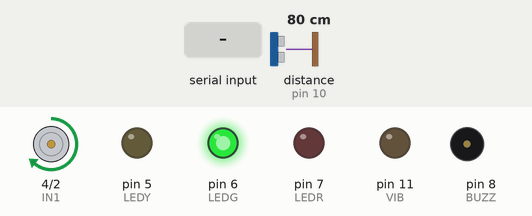
This sketch was run on a simulated Arduino Uno, built with avr-gcc and run on an emulated ATmega328P. Parts: motor-driver pin pairs drawn as motors (green arrow = first pin HIGH = forward, orange = second pin HIGH = backward, longer = more drive, scaled by the enable pin), output pins drawn as LEDs (lit = HIGH), buzzer (waves = sounding, pin HIGH). Wiring (inferred from the names in the program): ultrasonic range finder: trigger pin 9; echo pin 10. The inputs (shaded band) are chosen by the test bench; at power-on: distance to the obstacle (sensor on pin 10) 80 cm. The echo pulse lasts 58.3 µs per cm; pins used as bus, display or sensor lines are not drawn.

Above: at 1.2 s.
1.3 s: distance to the obstacle (sensor on pin 10) set to 33 cm
2.8 s: distance to the obstacle (sensor on pin 10) set to 29 cm
At 3.68 s:
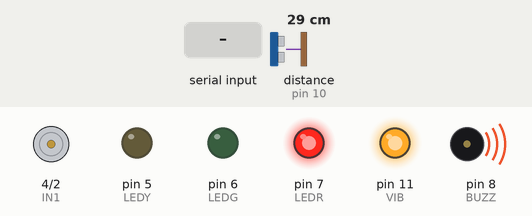
5.8 s: distance to the obstacle (sensor on pin 10) set to 35 cm
At 6.3 s:
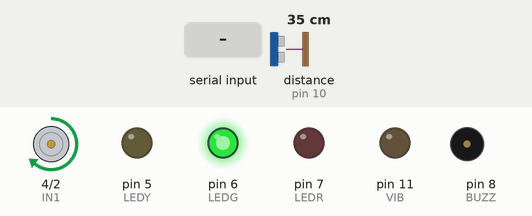
7.3 s: "1" received over Serial
At 8.6 s:
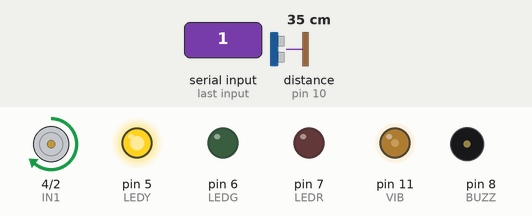
10.3 s: "0" received over Serial
At 10.7 s:
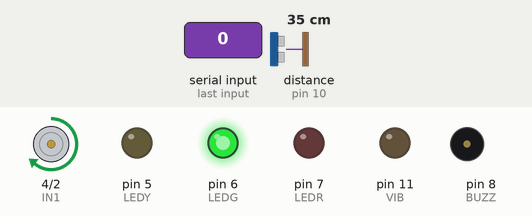
11.8 s: "2" received over Serial
At 12.68 s:
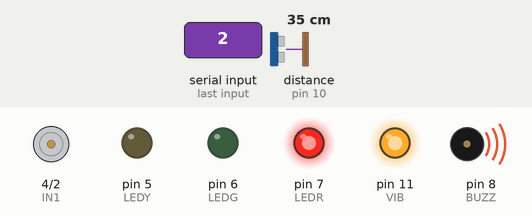
Timing chart, 0 to 15.8 s (numbered marks = the images above; inputs shaded):
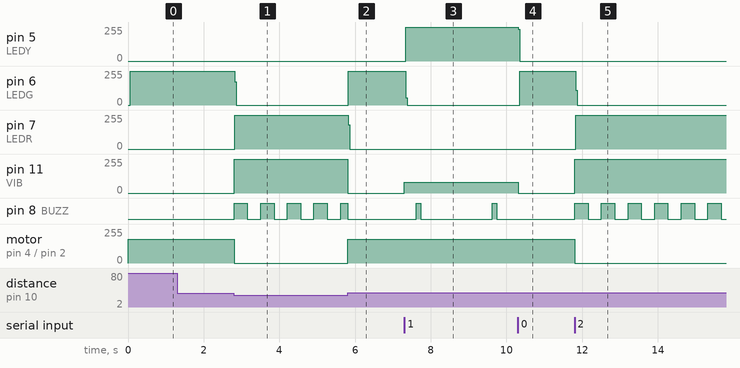

The sketch:

arduino_bridge.ino
```cpp
// DrowsyGuard AI - Arduino graduated alarm + vibration
// Serial commands from Python:
//   '0' safe      -> green LED, motor run, silent
//   '1' low risk  -> yellow LED, soft beep 1x/2s, vibe 30%
//   '3' distracted-> yellow blink, double-beep, vibe 60%
//   '2' DROWSY    -> red LED, loud alarm loop, vibe 100%, motor STOP
//   'N' no face   -> yellow slow blink, silent, motor run
// Plus HC-SR04 < 30cm -> treated as '2' (auto-brake)
// Pins: buzzer 8, ledR 7, ledG 6, ledY 5, trig 9, echo 10,
//       motor L298N: ENA 3, IN1 4, IN2 2, vibration motor (PWM) 11

const int BUZZ = 8, LEDR = 7, LEDG = 6, LEDY = 5;
const int TRIG = 9, ECHO = 10;
const int ENA = 3, IN1 = 4, IN2 = 2, VIB = 11;
const long SAFE_CM = 30;

char cmd = '0';
unsigned long lastBeep = 0;
int beepStep = 0;

long readCm() {
  digitalWrite(TRIG, LOW); delayMicroseconds(2);
  digitalWrite(TRIG, HIGH); delayMicroseconds(10);
  digitalWrite(TRIG, LOW);
  return pulseIn(ECHO, HIGH, 30000) / 58;
}

void motorRun(bool run) {
  digitalWrite(IN1, HIGH); digitalWrite(IN2, LOW);
  analogWrite(ENA, run ? 180 : 0);
}

void allLedsOff() {
  digitalWrite(LEDR, LOW); digitalWrite(LEDG, LOW); digitalWrite(LEDY, LOW);
}

void setup() {
  pinMode(BUZZ, OUTPUT); pinMode(LEDR, OUTPUT);
  pinMode(LEDG, OUTPUT); pinMode(LEDY, OUTPUT);
  pinMode(TRIG, OUTPUT); pinMode(ECHO, INPUT);
  pinMode(ENA, OUTPUT); pinMode(IN1, OUTPUT); pinMode(IN2, OUTPUT);
  pinMode(VIB, OUTPUT);
  Serial.begin(9600);
}

void loop() {
  if (Serial.available()) {
    char c = (char)Serial.read();
    if (c == '0' || c == '1' || c == '2' || c == '3' || c == 'N') {
      cmd = c; beepStep = 0;
    }
  }
  long cm = readCm();
  char level = (cm > 0 && cm < SAFE_CM) ? '2' : cmd;  // obstacle = max danger
  unsigned long now = millis();
  allLedsOff();

  if (level == '2') {                    // DROWSY: loud + vibe max + brake
    digitalWrite(LEDR, HIGH);
    analogWrite(VIB, 255); motorRun(false);
    if (now - lastBeep > 350) {          // urgent 880Hz-ish fast loop
      lastBeep = now;
      digitalWrite(BUZZ, beepStep % 2 == 0 ? HIGH : LOW);
      beepStep++;
    }
  } else if (level == '3') {             // DISTRACTED: double-beep + vibe 60%
    digitalWrite(LEDY, HIGH);
    analogWrite(VIB, 150); motorRun(true);
    unsigned long t = (now / 250) % 8;   // beep-beep ..... pause
    digitalWrite(BUZZ, (t == 0 || t == 2) ? HIGH : LOW);
  } else if (level == '1') {             // LOW: soft tick + vibe 30%
    digitalWrite(LEDY, HIGH);
    analogWrite(VIB, 80); motorRun(true);
    if (now - lastBeep > 2000) { lastBeep = now; digitalWrite(BUZZ, HIGH); delay(120); digitalWrite(BUZZ, LOW); }
    else digitalWrite(BUZZ, LOW);
  } else if (level == 'N') {             // no face: slow blink, silent
    digitalWrite(LEDY, (now / 800) % 2);
    digitalWrite(BUZZ, LOW); analogWrite(VIB, 0); motorRun(true);
  } else {                               // safe
    digitalWrite(LEDG, HIGH);
    digitalWrite(BUZZ, LOW); analogWrite(VIB, 0); motorRun(true);
  }
}
```

Measured:
- the behaviour switches between 31 and 30 cm on distance to the obstacle (sensor on pin 10) (found by bisection; images 0 and 1)
- after the input at 1.3 s, every drawn part: stays the same
- after the input at 2.8 s, pin 6 (LEDG): 255/255 → 0/255 at once; pin 7 (LEDR): 0/255 → 254/255 at once; pin 11 (VIB): 0/255 → 255/255 at once; pin 8 (BUZZ): alternates HIGH for 0.35 s and LOW for 0.35 s, starting at once; motor on pin 4 (IN1) / pin 2 (IN2): forward 180/255 → stopped at once
- after the input at 5.8 s, pin 6 (LEDG): 0/255 → 254/255 at once; pin 7 (LEDR): 254/255 → 0/255 at once; pin 11 (VIB): 255/255 → 0/255 at once; motor on pin 4 (IN1) / pin 2 (IN2): stopped → forward 180/255 at once
- after the input at 7.3 s, pin 5 (LEDY): 0/255 → 255/255 at once; pin 6 (LEDG): 254/255 → 0/255 at once; pin 11 (VIB): 0/255 → 80/255 at once; pin 8 (BUZZ): alternates HIGH for 0.12 s and LOW for 1.9 s, starting after 0.32 s
- after the input at 10.3 s, pin 5 (LEDY): 255/255 → 0/255 at once; pin 6 (LEDG): 0/255 → 254/255 after 0.05 s; pin 11 (VIB): 80/255 → 0/255 at once; pin 8 (BUZZ): stays LOW (without the input it goes to HIGH after 1.3 s)
- after the input at 11.8 s, pin 6 (LEDG): 254/255 → 0/255 at once; pin 7 (LEDR): 0/255 → 254/255 at once; pin 11 (VIB): 0/255 → 255/255 at once; pin 8 (BUZZ): alternates HIGH for 0.35 s and LOW for 0.35 s, starting at once; motor on pin 4 (IN1) / pin 2 (IN2): forward 180/255 → stopped at once
